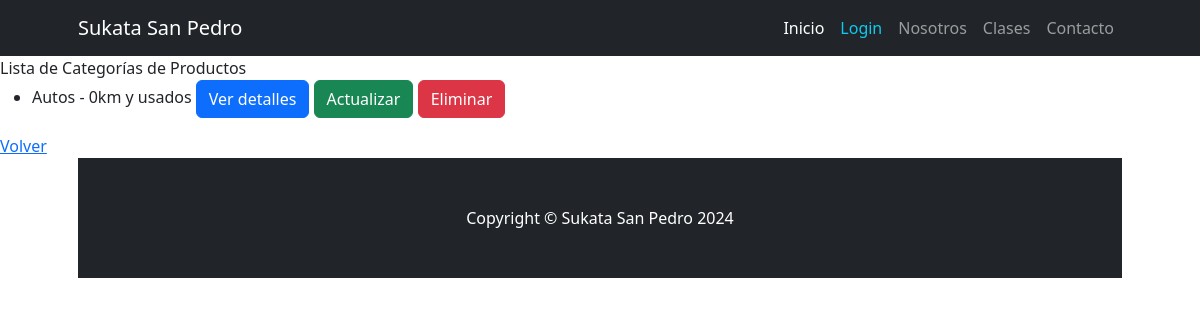
The app's page /producto/productocategoria/list/, older data.
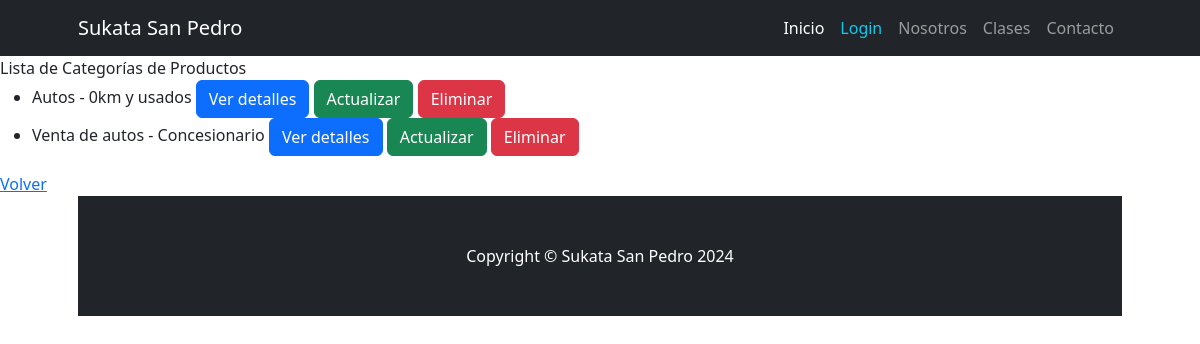
The same page, newer data.
### apps/producto/models.py (models this page shows, shortened)
class ProductoCategoria(models.Model):
    nombre = models.CharField(max_length=50, unique=True)
    descripcion = models.CharField(max_length=100, null=True, blank=True, verbose_name="Descripción")

### apps/producto/views.py (the view)
# urls.py: path("productocategoria/list/", views.ProductoCategoriaList.as_view(), name="productocategoria_list"),
class ProductoCategoriaList(ListView):
    model = models.ProductoCategoria

### apps/producto/templates/producto/productocategoria_list.html
{% extends 'producto/index.html' %}
{% block INDEX_TITULO %}
    Lista de Categorías de Productos
{% endblock INDEX_TITULO %}
{% block INDEX_CONTENIDO %}
    {% if object_list %}
        <ul>
            {% for object in object_list %}
                <li>
                    {{ object.nombre }} - {{ object.descripcion }}
                    <a href="{% url 'producto:productocategoria_detail' object.id %}" class="btn btn-primary">Ver detalles</a>
                    <a href="{% url 'producto:productocategoria_update' object.id %}" class="btn btn-success">Actualizar</a>
                    <a href="{% url 'producto:productocategoria_delete' object.id %}" class="btn btn-danger">Eliminar</a>
                </li>
            {% endfor %}
        </ul>
    {% else %}
        <p>No hay elementos</p>
    {% endif %}
    <a href="{% url 'Home:home' %}">Volver</a>
{% endblock INDEX_CONTENIDO %}

### apps/producto/templates/producto/index.html (shortened to what this page needs)
{% extends 'Home/index.html' %}

### apps/Home/templates/Home/index.html (shortened to what this page needs)
{% extends 'Home/base.html' %}
{% block BASE_CONTENIDO %}
{% block INDEX_TITULO %}{% endblock INDEX_TITULO %}
<br>
    {% block INDEX_CONTENIDO %}{% endblock INDEX_CONTENIDO %}
{% endblock BASE_CONTENIDO %}

### apps/Home/templates/Home/base.html (shortened to what this page needs)
{% load static %}
<!DOCTYPE html>
<html lang="en">
    <head>
        <link href="{% static 'Home/css/styles.css' %}" rel="stylesheet" />
    </head>
    <body>
        {% include 'Home/navbar.html' %}
        {% block BASE_CONTENIDO %}
        {% endblock BASE_CONTENIDO %}
        <div class="container px-4 px-lg-5">
        {% include 'Home/footer.html' %}
    </body>
</html>

### apps/Home/templates/Home/navbar.html (shortened to what this page needs)
<nav class="navbar navbar-expand-lg navbar-dark bg-dark">
    <div class="container px-5">
        <a class="navbar-brand" href="#!">Sukata San Pedro</a>
        <div class="collapse navbar-collapse" id="navbarSupportedContent">
            <ul class="navbar-nav ms-auto mb-2 mb-lg-0">
                <li class="nav-item"><a class="nav-link active" aria-current="page" href="{% url 'Home:home' %}">Inicio</a></li>
                {% if user.is_authenticated %}
                <li class="nav-item"><a class="nav-link" href="{% url 'cliente:home' %}">Alumnos</a></li>
                <li class="nav-item"><a class="nav-link" href="{% url 'producto:index' %}">Productos</a></li>
                <li class="nav-item"><a class="nav-link text-info" href="{% url 'Home:logout' %}">Logout</a></li>
                {% else %}
                <li class="nav-item"><a class="nav-link text-info" href="{% url 'Home:login' %}">Login</a></li>
                <li class="nav-item"><a class="nav-link" href="#!">Nosotros</a></li>
                <li class="nav-item"><a class="nav-link" href="#!">Clases</a></li>
                <li class="nav-item"><a class="nav-link" href="#!">Contacto</a></li>
                {% endif %}
            </ul>
        </div>
    </div>
</nav>

### apps/Home/templates/Home/footer.html
<footer class="py-5 bg-dark fixex-bottom">
    <div class="container px-4 px-lg-5"><p class="m-0 text-center text-white">Copyright &copy; Sukata San Pedro 2024</p></div>
</footer>

Row changes from the older to the newer data that the page shows:
added ProductoCategoria: nombre "Venta de autos", descripcion "Concesionario"
